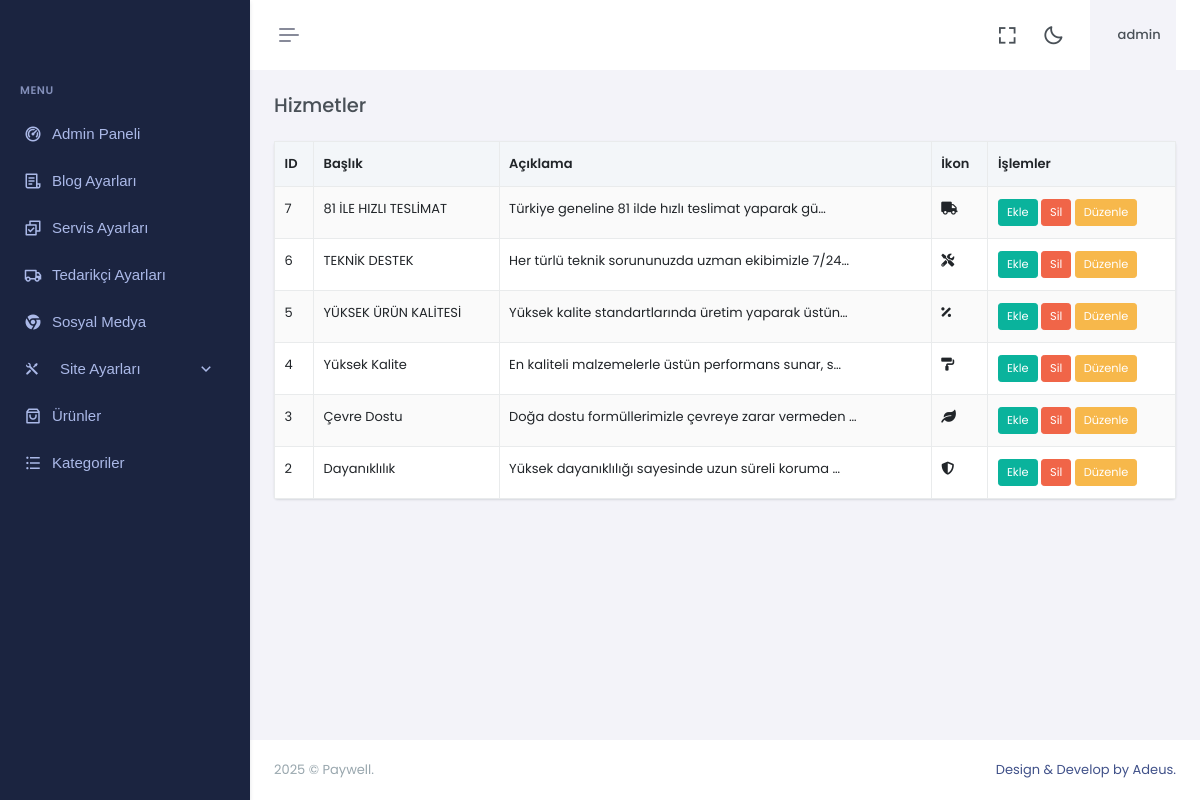
Screenshot of /dashboard/services.php (signed in) with the database file from the repository.
### tables this page shows
CREATE TABLE IF NOT EXISTS `service` (
  `id` int(11) NOT NULL,
  `service_title` varchar(500) NOT NULL,
  `service_desc` varchar(1000) NOT NULL,
  `service_detail` varchar(2000),
  `ufile` varchar(1000),
  `icon` varchar(200) NOT NULL,
  `upadated_at` timestamp NOT NULL DEFAULT current_timestamp() ON UPDATE current_timestamp()
);

### dashboard/services.php (the view, shortened to what this page needs)
<?php
include "header.php";
include "sidebar.php";
$res = mysqli_query($con, "SELECT * FROM service ORDER BY id DESC");
?>
<div class="main-content">
  <div class="page-content">
    <div class="container-fluid">
      <div class="row mb-3">
        <div class="col-6">
          <h4 class="page-title">Hizmetler</h4>
        </div>
      </div>
      <div class="row">
        <div class="col-12">
          <div class="card">
            <div class="card-body p-0">
              <table class="table table-striped table-bordered mb-0">
                <thead class="table-light">
                  <tr>
                    <th>ID</th>
                    <th>Başlık</th>
                    <th>Açıklama</th>
                    <th>İkon</th>
                    <th>İşlemler</th>
                  </tr>
                </thead>
                <tbody>
                  <?php if (mysqli_num_rows($res) > 0): ?>
                    <?php while ($row = mysqli_fetch_assoc($res)): ?>
                      <tr>
                        <td><?= $row['id'] ?></td>
                        <td><?= htmlspecialchars($row['service_title'], ENT_QUOTES) ?></td>
                        <td><?= htmlspecialchars(mb_substr($row['service_desc'], 0, 50), ENT_QUOTES) ?>…</td>
                        <td><?= $row['icon'] ?></td>
                        <td>
                          <a href="add-service.php" class="btn btn-sm btn-success">Ekle</a>
                          <form method="post" action="services" style="display:inline-block;">
                            <button type="submit" class="btn btn-sm btn-danger" onclick="return confirm('Bu hizmeti silmek istediğinize emin misiniz?')">Sil</button>
                          </form>
                          <a href="editservice.php?id=<?= $row['id'] ?>" class="btn btn-sm btn-warning">Düzenle</a>
                        </td>
                      </tr>
                    <?php endwhile; ?>
                  <?php else: ?>
                    <tr><td colspan="5" class="text-center">Hiç hizmet bulunamadı.</td></tr>
                  <?php endif; ?>
                </tbody>
              </table>
            </div>
          </div>
        </div>
      </div>
    </div>
  </div>
</div>
<?php include "footer.php"; ?>

### dashboard/header.php (shortened to what this page needs)
<?php
if (isset($_SESSION['username'])) {
    $username = $_SESSION['username'];
} else {
    print "
				<script language='javascript'>
					window.location = 'login.php';
				</script>
			";
}
?>
<!doctype html>
<html lang="tr" data-layout="vertical" data-topbar="light" data-sidebar="dark" data-sidebar-size="lg"
    data-sidebar-image="none">
<head>
    <link href="https://cdn.jsdelivr.net/npm/boxicons@2.1.4/css/boxicons.min.css" rel="stylesheet" />
    <link href="assets/css/bootstrap.min.css" rel="stylesheet" />
    <link href="assets/css/icons.min.css" rel="stylesheet" />
    <link href="assets/css/app.min.css" rel="stylesheet" />
    <link href="assets/css/blog.css" rel="stylesheet" />
    <link href="assets/css/custom.min.css" rel="stylesheet" />
    <link href="assets/libs/jsvectormap/css/jsvectormap.min.css" rel="stylesheet" />
    <link href="assets/libs/swiper/swiper-bundle.min.css" rel="stylesheet" />
    <link rel="stylesheet" href="https://cdnjs.cloudflare.com/ajax/libs/font-awesome/5.15.4/css/all.min.css">
    <link href="https://cdn.jsdelivr.net/npm/remixicon@2.5.0/fonts/remixicon.css" rel="stylesheet" />
</head>
<body>
    <body>
        <div id="layout-wrapper">
            <header id="page-topbar">
                <div class="navbar-header">
                    <div class="d-flex">
                        <button type="button"
                            class="btn btn-sm px-3 fs-16 header-item vertical-menu-btn topnav-hamburger"
                            id="topnav-hamburger-icon">
                            <span class="hamburger-icon">
                                <span></span>
                                <span></span>
                                <span></span>
                            </span>
                        </button>
                    </div>
                    <div class="d-flex align-items-center">
                        <button type="button" class="btn btn-icon btn-topbar btn-ghost-secondary rounded-circle"
                            data-toggle="fullscreen">
                            <i class='bx bx-fullscreen fs-22'></i>
                        </button>
                        <div class="ms-1 header-item d-none d-sm-flex">
                            <button type="button"
                                class="btn btn-icon btn-topbar btn-ghost-secondary rounded-circle light-dark-mode">
                                <i class='bx bx-moon fs-22'></i>
                            </button>
                        </div>
                        <div class="dropdown ms-sm-3 header-item topbar-user">
                            <button type="button" class="btn" id="page-header-user-dropdown" data-bs-toggle="dropdown"
                                aria-haspopup="true" aria-expanded="false">
                                <span class="d-flex align-items-center">
                                    <span class="text-start ms-xl-2">
                                        <span
                                            class="d-none d-xl-inline-block ms-1 fw-medium user-name-text"><?php print $username; ?></span>
                                    </span>
                                </span>
                            </button>
                        </div>
                    </div>
                </div>
        </div>

### dashboard/sidebar.php (shortened to what this page needs)
<div class="app-menu navbar-menu">
  <div class="navbar-brand-box">
  </div>
  <div id="scrollbar">
    <div class="container-fluid">
      <ul class="navbar-nav" id="navbar-nav">
        <li class="menu-title"><span data-key="t-menu">Menu</span></li>
        <li class="nav-item">
          <a href="home" class="nav-link" data-key="t-analytics"> <i class="ri-dashboard-2-line"></i> <span
              data-key="t-dashboards"> Admin Paneli </span></a>
        </li>
        <li class="nav-item">
          <a class="nav-link menu-link" href="blog" role="button" aria-expanded="true" aria-controls="sidebarLanding">
            <i class="ri-file-list-3-line"></i> <span data-key="t-landing">Blog Ayarları</span>
          </a>
        </li>
        <li class="nav-item">
          <a class="nav-link menu-link" href="services" role="button" aria-expanded="true"
            aria-controls="sidebarLanding">
            <i class="ri-checkbox-multiple-line"></i> <span data-key="t-landing">Servis Ayarları</span>
          </a>
        </li>
        <li class="nav-item">
          <a class="nav-link menu-link" href="suppliers" role="button" aria-expanded="true"
            aria-controls="sidebarLanding">
            <i class="ri-truck-line"></i> <span data-key="t-landing">Tedarikçi Ayarları</span>
          </a>
        </li>
        <li class="nav-item">
          <a class="nav-link menu-link" href="socials" role="button" aria-expanded="true"
            aria-controls="sidebarLanding">
            <i class="ri-chrome-fill"></i> <span data-key="t-landing">Sosyal Medya</span>
          </a>
        </li>
        <li class="nav-item">
          <a class="nav-link site-settings-toggle collapsed" data-bs-toggle="collapse" href="#sidebarSiteSettings"
            role="button" aria-expanded="false" aria-controls="sidebarSiteSettings">
            <i class="ri-tools-fill fs-5"></i>
            <span class="ms-2 flex-grow-1">Site Ayarları</span>
            <i class="ri-arrow-down-s-line site-settings-arrow ms-auto"></i>
          </a>
        </li>
        <li class="nav-item">
          <a class="nav-link menu-link" href="products" role="button" aria-expanded="true"
            aria-controls="sidebarLanding">
            <i class="ri-shopping-bag-3-line"></i> <span data-key="t-landing"> Ürünler </span>
          </a>
        </li>
        <li class="nav-item">
          <a class="nav-link menu-link" href="categorys" role="button" aria-expanded="true"
            aria-controls="sidebarLanding">
            <i class="ri-list-unordered"></i> <span data-key="t-landing"> Kategoriler </span>
          </a>
        </li>
      </ul>
    </div>
  </div>
  <div class="sidebar-background"></div>
</div>

### dashboard/footer.php (shortened to what this page needs)
    <footer class="footer">
      <div class="container-fluid">
        <div class="row">
          <div class="col-sm-6">
            <script>document.write(new Date().getFullYear())</script> © Paywell.
          </div>
          <div class="col-sm-6">
            <div class="text-sm-end d-none d-sm-block">
              <a href="https://github.com/devmustafaulutas/vogue">Design & Develop by Adeus.</a>
            </div>
          </div>
        </div>
      </div>
    </footer>
</body>
</html>

### rows the page displays
service: id "7", service_title "81 İLE HIZLI TESLİMAT", service_desc "Türkiye geneline 81 ilde hızlı teslimat yaparak gü"
service: id "6", service_title "TEKNİK DESTEK", service_desc "Her türlü teknik sorununuzda uzman ekibimizle 7/24"
service: id "5", service_title "YÜKSEK ÜRÜN KALİTESİ", service_desc "Yüksek kalite standartlarında üretim yaparak üstün"
service: id "4", service_title "Yüksek Kalite", service_desc "En kaliteli malzemelerle üstün performans sunar, s"
service: id "3", service_title "Çevre Dostu", service_desc "Doğa dostu formüllerimizle çevreye zarar vermeden"
service: id "2", service_title "Dayanıklılık", service_desc "Yüksek dayanıklılığı sayesinde uzun süreli koruma"

### other values shown
$username "admin"
